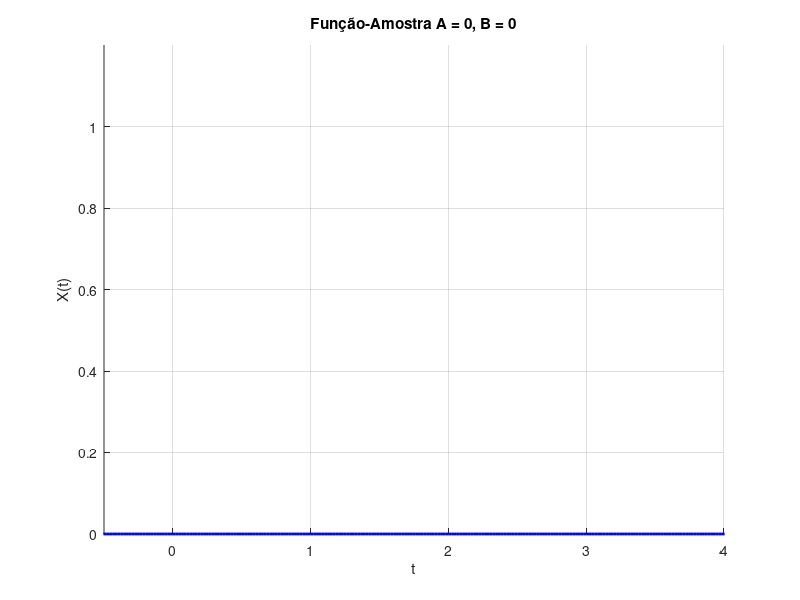
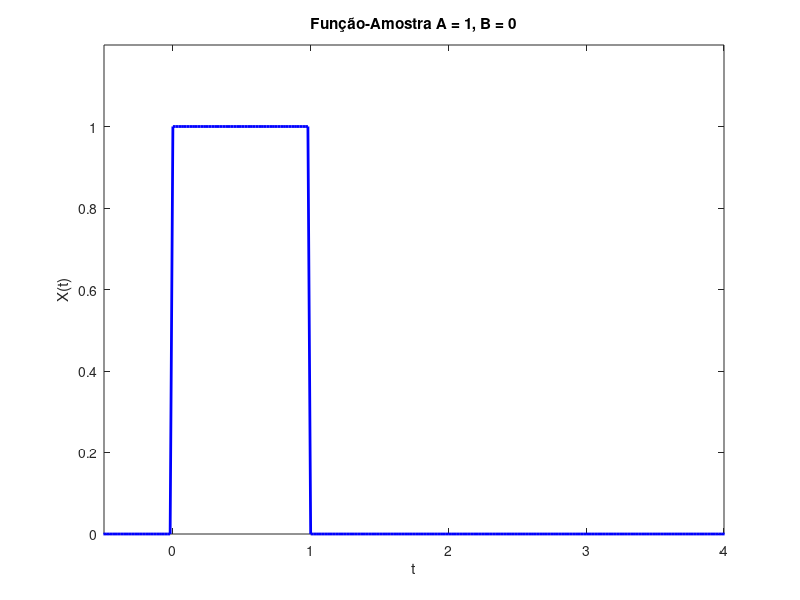
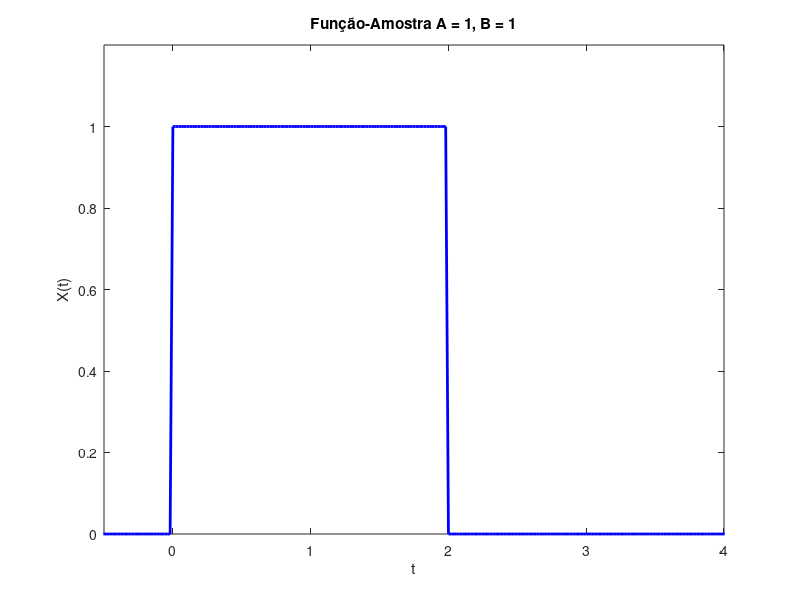
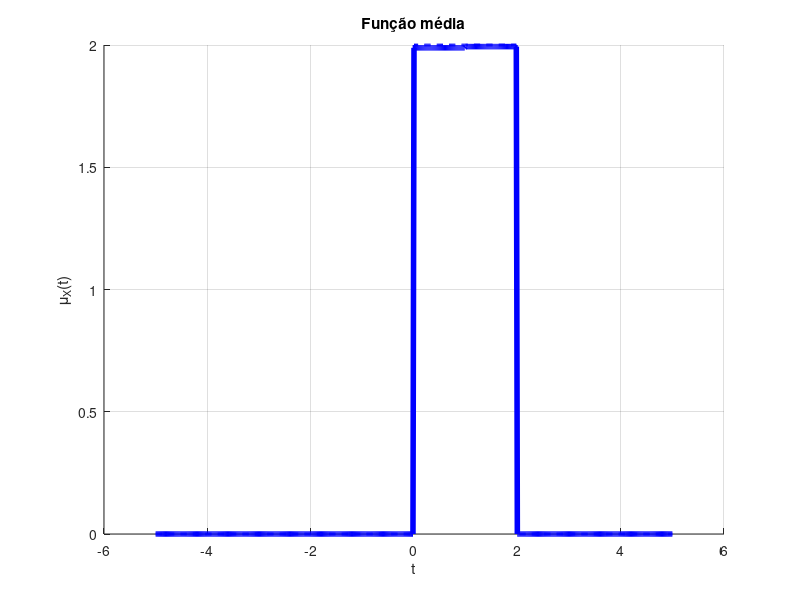

Recreate these plots in MATLAB, in order.
%*8.* Considere o processo estocástico
%$X(t) = A "rect"(t-2) + B"rect"(t-3/2)$ onde A e B são variáveis aleatórias independentes, ambas uniformemente distribuídas sobre o intervalo real [0,4].
%(a) Determine e esboce três possíveis realizações (funções-amostra) do processo, à sua escolha.
%(b) Determine e esboce a função média de $X(t)$.
%(c) Determine a função autocovariância de $X(t)$.

close all; clear all; clc;

N = 10000;  % Número de experimentos probabilísticos
dt = 0.02;  % Passo do tempo
t = -5: dt :5;
t1 = t; t2 = t;
Nt = length(t);


%(a) Determine e esboce três possíveis realizações (funções-amostra) do processo, à sua escolha.

A0 = 0;
B0 = 0;
A0B0 = A0 * (0 <= t & t < 1) + ...
       B0 * (1 <= t & t < 2);

figure; grid on; hold on;
plot(t, A0B0, 'b', 'LineWidth', 2);
title('Função-Amostra A = 0, B = 0');
xlabel('t'); ylabel('X(t)');
ylim([0 1.2]);
xlim([-0.5 4]);

A1 = 1;

A1B0 = A1 * (0 <= t & t < 1) + ...
       B0 * (1 <= t & t < 2);
figure;
plot(t, A1B0, 'b', 'LineWidth', 2);
title('Função-Amostra A = 1, B = 0');
xlabel('t'); ylabel('X(t)');
ylim([0 1.2]);
xlim([-0.5 4]);



B1 = 1;

A1B1 = A1 * (0 <= t & t < 1) + ...
       B1 * (1 <= t & t < 2);
figure;
plot(t, A1B1, 'b', 'LineWidth', 2);
title('Função-Amostra A = 1, B = 1');
xlabel('t'); ylabel('X(t)');
ylim([0 1.2]);
xlim([-0.5 4]);

%(b) Determine e esboce a função média de $X(t)$.
X = zeros(N, Nt);
for i = 1 : N
  A = rand() * 4;
  B = rand() * 4;
  
  X(i, :) = A * (0 <= t & t < 1) + ...
            B * (1 <= t & t < 2);
end

muX_sim = mean(X);
muX_teo = 2 * (0 <= t & t < 2);

figure; grid on; hold on;
plot(t, muX_sim, 'b', 'LineWidth', 4);
plot(t, muX_teo, 'b--', 'LineWidth', 2);
title('Função média'); xlabel('t'); ylabel('\mu_X(t)');
